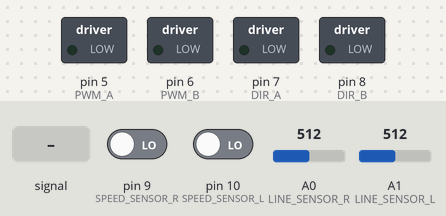
Bench run of a sketch on a simulated Arduino Uno, built with avr-gcc and run on an emulated ATmega328P. Shown: switched loads named in the sketch (green lamp = pin HIGH). The inputs (shaded band) are chosen by the test bench; at power-on: A0 (LINE_SENSOR_R) = 512, A1 (LINE_SENSOR_L) = 512, pin 10 (SPEED_SENSOR_L) LOW, pin 9 (SPEED_SENSOR_R) LOW.

Above: at 1.7 s.
1.8 s: A0 (LINE_SENSOR_R) fed a 200 Hz sine of ±255 counts around its level
At 2.1 s:
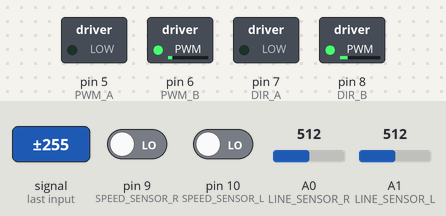
3.3 s: A0 (LINE_SENSOR_R) set to 290
At 4.0 s:
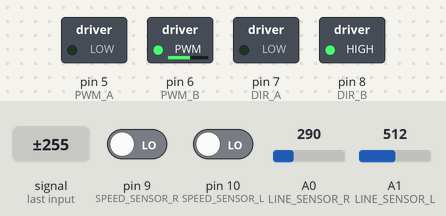
4.8 s: A1 (LINE_SENSOR_L) set to 314
6.3 s: A1 (LINE_SENSOR_L) set to 293
At 7.2 s:
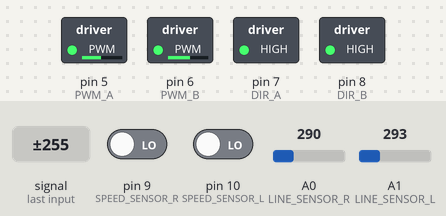
7.8 s: A0 (LINE_SENSOR_R) set to 314
At 8.3 s:
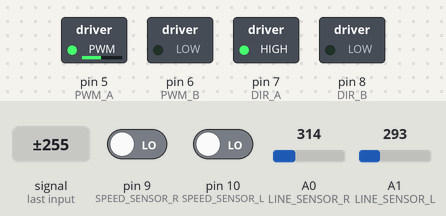
9.3 s: pin 10 (SPEED_SENSOR_L) driven HIGH
At 10.7 s:
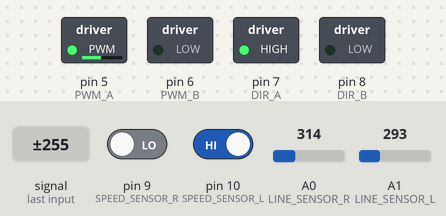
Timing chart, 0 to 11.8 s (numbered marks = the images above; inputs shaded):
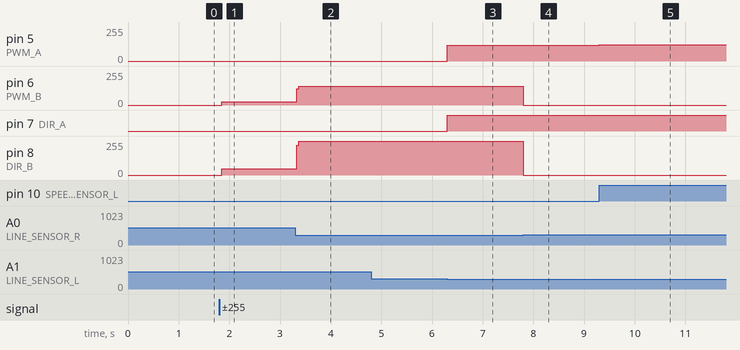

Measured:
- the behaviour switches between 301 and 300 on A1 (LINE_SENSOR_L) (found by bisection; images 2 and 3)
- the behaviour switches between 300 and 301 on A0 (LINE_SENSOR_R) (found by bisection; images 3 and 4)
- after the input at 1.8 s, pin 6 (PWM_B): 0/255 → 26/255 after 0.05 s; pin 8 (DIR_B): 0/255 → 48/255 after 0.05 s
- after the input at 3.3 s, pin 6 (PWM_B): 26/255 → 140/255 at once; pin 8 (DIR_B): 48/255 → 255/255 at once
- after the input at 4.8 s, every drawn part: stays the same
- after the input at 6.3 s, pin 5 (PWM_A): 0/255 → 120/255 at once; pin 7 (DIR_A): LOW → HIGH at once
- after the input at 7.8 s, pin 6 (PWM_B): 140/255 → 0/255 at once; pin 8 (DIR_B): 255/255 → 0/255 at once
- after the input at 9.3 s, pin 5 (PWM_A): 120/255 → 121/255 at once

The sketch:

main.ino
```cpp
#define FORWARD 1
#define REVERSE 0

#define MOTOR_L 1
#define MOTOR_R 0

#define PWM_A 5
#define PWM_B 6
#define DIR_A 7
#define DIR_B 8

#define SPEED_SENSOR_L 10
#define SPEED_SENSOR_R 9

#define LINE_SENSOR_L A1
#define LINE_SENSOR_R A0

#define MINIMUM_SPEED_L 140
#define MAXIMUM_SPEED_L 170

#define MINIMUM_SPEED_R 120
#define MAXIMUM_SPEED_R 170

int turn = 0;

unsigned speed_motor_l = MINIMUM_SPEED_L;
unsigned speed_motor_r = MINIMUM_SPEED_R;

bool active_motor_l = true;
bool active_motor_r = true;

int sensor_counter_l = 0;
int sensor_counter_r = 0;

bool sensor_state_l = false;
bool sensor_state_r = false;

void setupMotor(void);
void driveMotor(byte, byte, byte);
void stopMotor(byte);

void setup(void) {
  setupMotor();

  delay(500);

  pinMode(SPEED_SENSOR_L, INPUT);
  pinMode(SPEED_SENSOR_R, INPUT);

  pinMode(LINE_SENSOR_L, INPUT);
  pinMode(LINE_SENSOR_R, INPUT);

  if(digitalRead(SPEED_SENSOR_L))
    sensor_state_l = true;
  if(digitalRead(SPEED_SENSOR_R))
    sensor_state_r = true;
}

void loop(void) {
  if(analogRead(LINE_SENSOR_R) > 300)
    stopMotor(MOTOR_L);
  else
    driveMotor(MOTOR_L, FORWARD, speed_motor_l);
  if(analogRead(LINE_SENSOR_L) > 300)
    stopMotor(MOTOR_R);
  else
    driveMotor(MOTOR_R, FORWARD, speed_motor_r);

  if(turn >= 10) {
    if(sensor_counter_l > sensor_counter_r) {
      if(speed_motor_r < MAXIMUM_SPEED_R)
        speed_motor_r++;
      else if(speed_motor_l > MINIMUM_SPEED_L)
        speed_motor_l--;
    } else if(sensor_counter_l < sensor_counter_r) {
      if(speed_motor_l < MAXIMUM_SPEED_L)
        speed_motor_l++;
      else if(speed_motor_r > MINIMUM_SPEED_R)
        speed_motor_r--;
    }

    turn = sensor_counter_l = sensor_counter_r = 0;
  }

  if(digitalRead(SPEED_SENSOR_L) != sensor_state_l) {
    sensor_counter_l++;
    sensor_state_l = !sensor_state_l;
  }
  if(digitalRead(SPEED_SENSOR_R) != sensor_state_r) {
    sensor_counter_r++;
    sensor_state_r = !sensor_state_r;
  }

  turn++;
}

void setupMotor(void) {
  pinMode(PWM_A, OUTPUT);
  pinMode(PWM_B, OUTPUT);
  pinMode(DIR_A, OUTPUT);
  pinMode(DIR_B, OUTPUT);

  digitalWrite(PWM_A, LOW);
  digitalWrite(PWM_B, LOW);
  digitalWrite(DIR_A, LOW);
  digitalWrite(DIR_B, LOW);
}

void driveMotor(byte motor, byte direction, byte speed) {
  switch(motor) {
    case 0:
      digitalWrite(DIR_A, direction);
      analogWrite(PWM_A, speed);
      break;
    case 1:
      digitalWrite(DIR_B, direction);
      analogWrite(PWM_B, speed);
      break;
    default:
      Serial.println("ERROR: Undefined motor value.");
  }
}

void stopMotor(byte motor) {
  driveMotor(motor, 0, 0);
}
```
